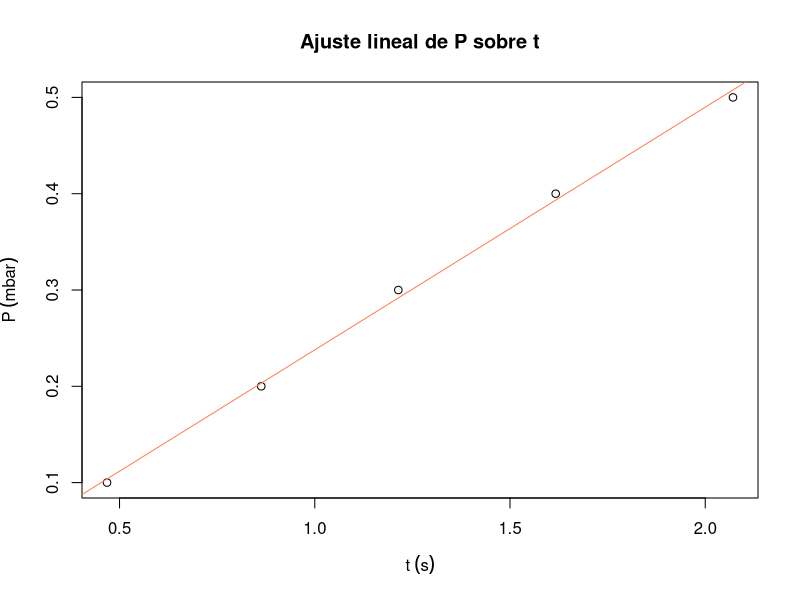
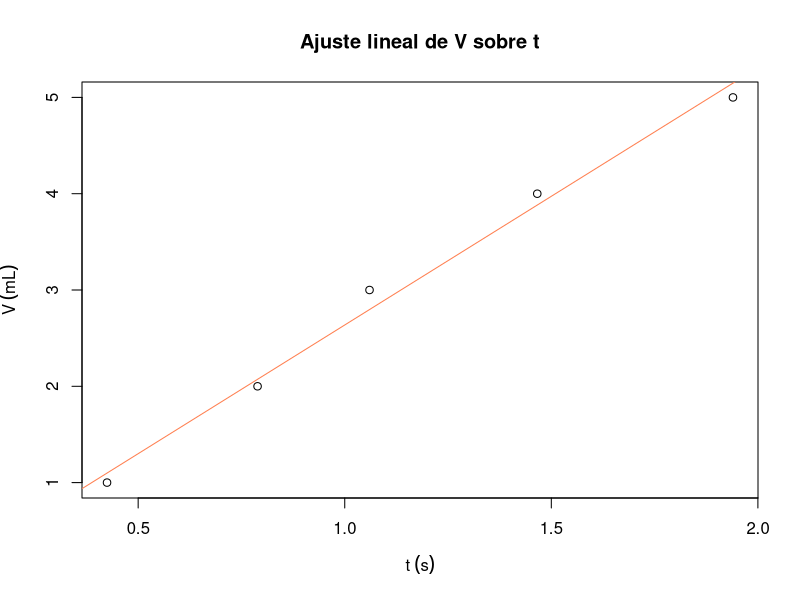

Recreate these plots in R, in order.
## ---- chunk 1
knitr::opts_chunk$set(echo = FALSE)
## ---- chunk 2
volumen <- 10*1e-3 #m^3
voltaje <- 4.81 # Volttttios
intensidad <- 0.26 # Amperios
Tlab <- 18.9 + 273.15 # Kelvin
Plab <- 1012.6*1e2 # Pascales
R <- 8.314472 #Pa m^3/mol K
  
# Datos recogidos
t <- c(0.468, 0.863, 1.214, 1.617, 2.071, 2.639, 3.345, 4.069, 4.537, 5.253)
P <- c(0.1,0.2,0.3,0.4,0.5,0.6,0.7,0.8,0.9,1) 

# Tabla
data <- data.frame(t,P)
colnames(data) <- c("Tiempo / s","Presión / mbar")
  
knitr::kable(
  data,
  caption="Tiempo que se ha mantenido el circuito cerrado para hacer cada variación de presión",
  booktabs = TRUE,
  escape = FALSE,
  row.names = FALSE,
  align="c"
)
## ---- chunk 3

t <- t[1:5]
P <- P[1:5]

# Ajuste lineal
modelo_lineal <- lm(P ~ t)
resumen <- summary(modelo_lineal)
pendiente <- modelo_lineal$coefficients[[2]]
inc_pendiente <- resumen$coefficients[2,2]
ordenada <- modelo_lineal$coefficients[[1]]
inc_ordenada <- resumen$coefficients[1,2]

# Graficamos los datos y la línea de ajuste
titulo <- "Ajuste lineal de P sobre t"
plot(t,P, main = titulo, ylab =expression(P ~ (mbar)), xlab =expression(t ~ (s)))
abline(modelo_lineal, col = "coral")

# Cálculo de Cv
Cv <- voltaje*intensidad*R/(volumen*pendiente*100) # 1 mbar = 100 Pa
inc_Cv <- voltaje*intensidad*R/volumen * inc_pendiente/pendiente^2 * 1/100
## ---- chunk 4
# Datos recogidos
V2 <- 1:5 #mL
t2_1 <- c(0.411, 0.727, 1.081, 1.487, 1.874)
t2_2 <- c(0.417, 0.840, 1.047, 1.571, 2.040)
t2_3 <- c(0.446, 0.800, 1.052, 1.340, 1.905)
t2 <- (t2_1 + t2_2 + t2_3)/3

# Tabla
data <- data.frame(t2,V2)
colnames(data) <- c("Tiempo / s","Volumen / mL")
  
knitr::kable(
  data,
  caption="Tiempo que se ha mantenido el circuito cerrado para compensar cada variación de volumen",
  booktabs = TRUE,
  escape = FALSE,
  row.names = FALSE,
  align="c"
)
## ---- chunk 5
# Ajuste lineal
modelo_lineal2 <- lm(V2 ~ t2)
resumen2 <- summary(modelo_lineal2)
pendiente2 <- modelo_lineal2$coefficients[[2]]
inc_pendiente2 <- resumen2$coefficients[2,2]
ordenada2 <- modelo_lineal2$coefficients[[1]]
inc_ordenada2 <- resumen2$coefficients[1,2]

# Graficamos los datos y la línea de ajuste
titulo <- "Ajuste lineal de V sobre t"
plot(t2,V2, main = titulo, ylab =expression(V ~ (mL)), xlab =expression(t ~ (s)))
abline(modelo_lineal2, col = "coral")

# Cálculo de Cv
Cp <- voltaje*intensidad*R/(Plab*pendiente2*1e-6) # 1 mL = 1e-6 m^3
inc_Cp <- voltaje*intensidad*R/Plab * inc_pendiente2/pendiente2^2 * 1e6
## ---- chunk 6
# Cálculo de R
Rexp <- Cp - Cv
inc_Rexp <- sqrt(inc_Cp^2 + inc_Cv^2)
